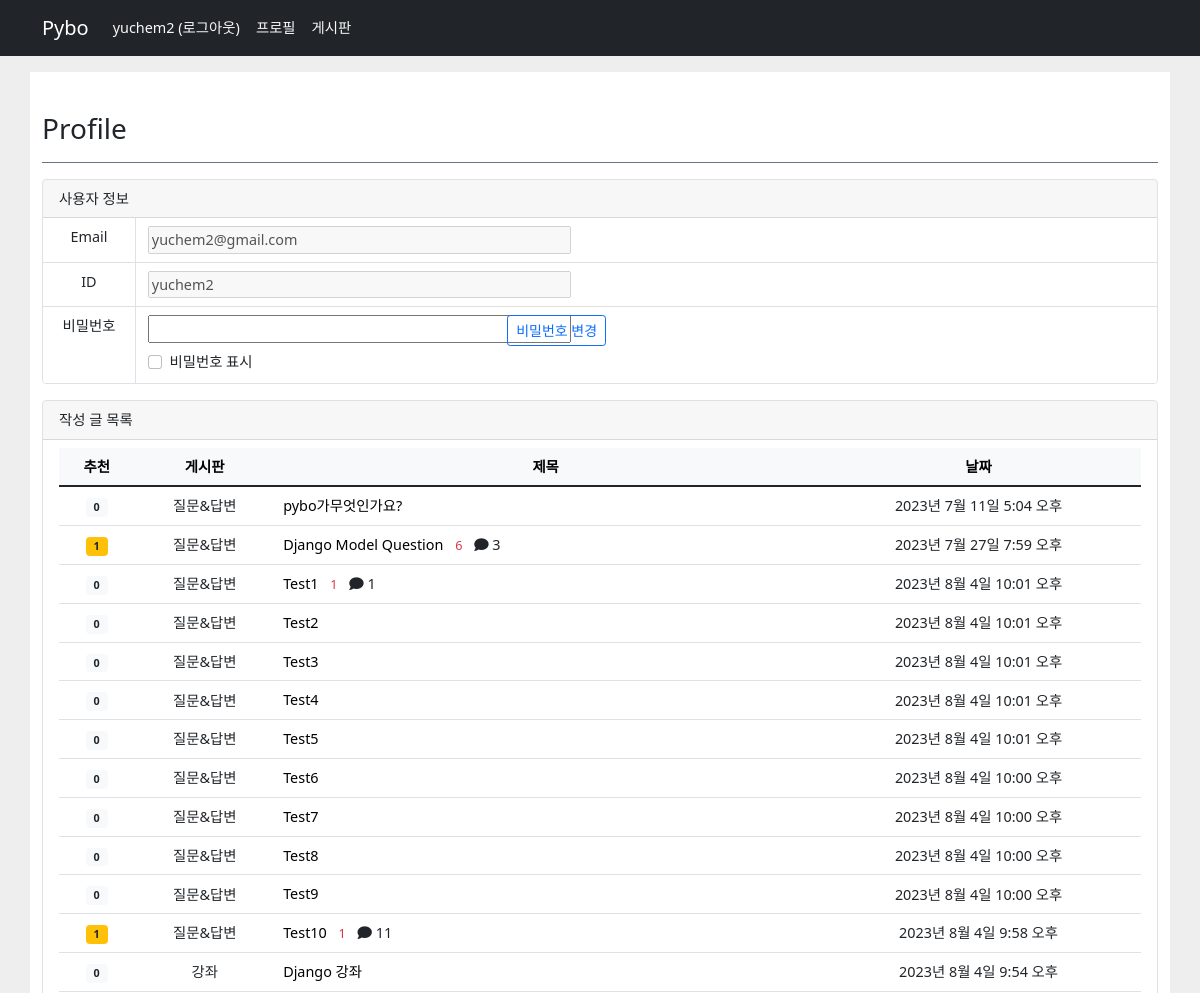
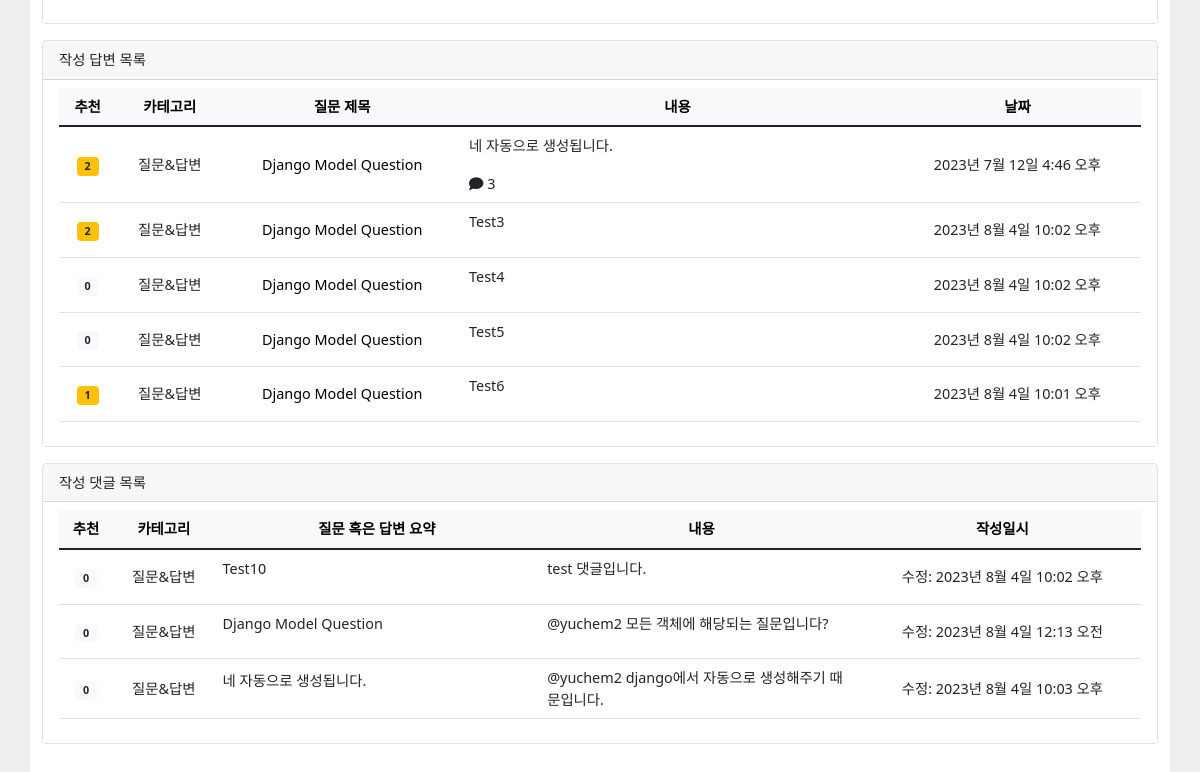
Page /common/profile/2 (signed in) on the committed database (2 pictures, top to bottom).
### pybo/models.py (models this page shows, shortened)
class Question(models.Model):
    author = models.ForeignKey(User, on_delete=models.CASCADE, related_name='author_question')
    category = models.ForeignKey(Category, on_delete=models.CASCADE, related_name='category_question')
    subject = models.CharField(max_length=200)          # 글자 수의 길이가 제한된 텍스트를 이용할 때
    content = models.TextField(null=True, default='')   # 글자 수를 제한할 수 없는 텍스트를 이용할 때
    create_date = models.DateTimeField()                # 생성된 날짜와 시간에 관계된 필드.
    modify_date = models.DateTimeField(null=True, blank=True)               # 수정 날짜
    voter = models.ManyToManyField(User, related_name='voter_question')     # 추천인 추가
    comments = models.ManyToManyField(Comment, related_name='comment_question')
    hits = models.DecimalField(max_digits=7, decimal_places=0, default=0)

class Category(models.Model):
    subject = models.CharField(max_length=200)

class Answer(models.Model):
    author = models.ForeignKey(User, on_delete=models.CASCADE, related_name='author_answer')
    question = models.ForeignKey(Question, on_delete=models.CASCADE)
    content = models.TextField(null=True, default='')
    create_date = models.DateTimeField()
    modify_date = models.DateTimeField(null=True, blank=True)
    voter = models.ManyToManyField(User, related_name='voter_answer')
    comments = models.ManyToManyField(Comment, related_name='comment_answer')

class Comment(models.Model):
    author = models.ForeignKey(User, on_delete=models.CASCADE, related_name='author_comment')
    category = models.ForeignKey(Category, on_delete=models.CASCADE, related_name='category_comment')
    parent_content = models.TextField(null=True, default='')
    content = models.TextField(null=True, default='')
    create_date = models.DateTimeField()
    modify_date = models.DateTimeField(null=True, blank=True)
    voter = models.ManyToManyField(User, related_name='voter_comment')

### common/views.py (the view, shortened to what this page needs)
# urls.py: path('profile/<int:user_id>', views.profile, name='profile'),
@login_required(login_url='common:login')
def profile(request, user_id):
    question_list = Question.objects.filter(author_id=user_id).order_by('create_date')
    answer_list = Answer.objects.filter(author_id=user_id).order_by('create_date')
    comment_list = Comment.objects.filter(author_id=user_id).order_by('create_date')
    context = {'question_list': question_list, 'answer_list': answer_list, 'comment_list': comment_list}
    return render(request, 'common/profile.html', context)

### pybo/templatetags/pybo_filter.py (called while the page is built)
@register.filter
def mark(value):
    extensions = ["nl2br", "fenced_code"]
    return mark_safe(markdown.markdown(value, extensions=extensions))

### templates/common/profile.html (shortened to what this page needs)
{% extends 'base.html' %}
{% load pybo_filter %}
{% block content %}
    <div id="content_box" class="container my-3 py-3">
        <div class="row">
            <div class="m-3 py-2 mx-auto" style="height: auto !important;">
                <h3 class="pb-3 mb-0 border-bottom border-secondary font-weight-bold">Profile</h3>
                <div class="card my-3 border rounded">
                    <div class="card-header">
                        사용자 정보
                    </div>
                    <ul class="list-group list-group-flush">
                        <li class="list-group-item p-0">
                            <div class="row align-items-start m-0 py-0">
                                <div class="col-1 border-end border-1 my-0 p-2" style="text-align:center;">
                                    Email
                                    <div style="height:6px;"></div>
                                </div>
                                <div class="col-6 my-0 py-2">
                                    <input type="text" size="45" value="{{ user.email }}" disabled>
                                </div>
                            </div>
                        </li>
                        <li class="list-group-item p-0">
                            <div class="row align-items-start m-0 py-0">
                                <div class="col-1 border-end border-1 m-0 p-2" style="text-align:center;">
                                    ID
                                    <div style="height:6px;"></div>
                                </div>
                                <div class="col-6 m-0 py-2">
                                    <input type="text" size="45" value="{{ user.username }}" disabled>
                                </div>
                            </div>
                        </li>
                        <li class="list-group-item p-0">
                            <form id="passwordForm" method="post" action="{% url 'common:profile' user.id %}" class="row align-items-start m-0 py-0">
                                <div class="col-1 border-end border-1 m-0 p-2 py-2" style="text-align:center;">
                                    비밀번호
                                    <div style="height:38px;"></div>
                                </div>
                                <div class="col-4 m-0 my-1">
                                    <div class="m-0 py-1">
                                        <input name="password" id="password" type="password" size="45">
                                    </div>
                                    <div class="form-check m-0 my-1">
                                        <input class="form-check-input" type="checkbox" id="showPassword">
                                        <label class="form-check-label" for="showPassword">비밀번호 표시</label>
                                    </div>
                                </div>
                                <div class="col-auto m-0 p-0 my-1 py-1">
                                    <input type="submit" class="btn btn-outline-primary btn-sm" value="비밀번호 변경">
                                </div>
                            </form>
                        </li>
                    </ul>
                </div>
                <div class="card my-3 border rounded">
                    <div class="card-header">
                        작성 글 목록
                    </div>
                    <ul class="list-group list-group-flush">
                        <li class="list-group-item">
                            <table class="table">
                                <thead>
                                    <tr class="text-center table-light">
                                        <th>추천</th>
                                        <th>게시판</th>
                                        <th style="width: 50%">제목</th>
                                        <th>날짜</th>
                                    </tr>
                                </thead>
                                <tbody>
                                {% if question_list %}
                                {% for question in question_list %}
                                    <tr class="text-center">
                                        <td class="align-middle">
                                            {% if question.voter.count > 0 %}
                                            <span class="badge badge-warning px-2 py-1">{{ question.voter.count }}</span>
                                            {% else %}
                                            <span class="badge badge-light px-2 py-1">{{ question.voter.count }}</span>
                                            {% endif %}
                                        </td>
                                        <td class="align-middle">{{ question.category.subject }}</td>
                                        <td class="text-start">
                                            <a class="text-black text-decoration-none" href="{% url 'pybo:detail' question.id %}">{{ question.subject }}</a>
                                            {% if question.answer_set.count  > 0 %}
                                                <span class="text-danger small mx-2">{{ question.answer_set.count }}</span>
                                            {% endif %}
                                            {% if question.comments.count > 0 %}
                                                <i class="fa-solid fa-comment"></i> {{ question.comments.count }}
                                            {% endif %}
                                        </td>
                                        <td class="align-middle">{{ question.modify_date }}</td>
                                    </tr>
                                {% endfor %}
                                {% else %}
                                    <tr>
                                        <td colspan="3" style="text-align: center;">작성한 질문이 없습니다.</td>
                                    </tr>
                                {% endif %}
                                </tbody>
                            </table>
                        </li>
                    </ul>
                </div>
                <div class="card my-3 border rounded">
                    <div class="card-header">
                        작성 답변 목록
                    </div>
                    <ul class="list-group list-group-flush">
                        <li class="list-group-item">
                            <table class="table">
                                <thead>
                                    <tr class="text-center table-light">
                                        <th>추천</th>
                                        <th>카테고리</th>
                                        <th>질문 제목</th>
                                        <th style="width: 40%">내용</th>
                                        <th>날짜</th>
                                    </tr>
                                </thead>
                                <tbody>
                                {% if answer_list %}
                                {% for answer in answer_list %}
                                    <tr class="text-center">
                                        <td class="align-middle">
                                            {% if answer.voter.count > 0 %}
                                            <span class="badge badge-warning px-2 py-1">{{ answer.voter.count }}</span>
                                            {% else %}
                                            <span class="badge badge-light px-2 py-1">{{ answer.voter.count }}</span>
                                            {% endif %}
                                        </td>
                                        <td class="align-middle">{{ answer.question.category.subject }}</td>
                                        <td class="align-middle">
                                            <a class="text-black text-decoration-none" href="{% url 'pybo:detail' answer.question.id %}">{{ answer.question.subject }}</a>
                                        </td>
                                        <td class="text-start">
                                            {{ answer.content|mark }}
                                            {% if answer.comments.count > 0 %}
                                                <i class="fa-solid fa-comment"></i> {{ answer.comments.count }}
                                            {% endif %}
                                        </td>
                                        <td class="align-middle">{{ answer.modify_date }}</td>
                                    </tr>
                                {% endfor %}
                                {% else %}
                                    <tr>
                                        <td colspan="5" style="text-align:center;">작성한 답변이 없습니다.</td>
                                    </tr>
                                {% endif %}
                                </tbody>
                            </table>
                        </li>
                    </ul>
                </div>
                <div class="card my-3 border rounded">
                    <div class="card-header">
                        작성 댓글 목록
                    </div>
                    <ul class="list-group list-group-flush">
                        <li class="list-group-item">
                            <table class="table">
                                <thead>
                                    <tr class="text-center table-light">
                                        <th>추천</th>
                                        <th>카테고리</th>
                                        <th style="width: 30%">질문 혹은 답변 요약</th>
                                        <th style="width: 30%">내용</th>
                                        <th>작성일시</th>
                                    </tr>
                                </thead>
                                <tbody>
                                {% if comment_list %}
                                {% for comment in comment_list %}
                                    <tr class="text-center">
                                        <td class="align-middle">
                                            {% if comment.voter.count > 0 %}
                                            <span class="badge badge-warning px-2 py-1">{{ comment.voter.count }}</span>
                                            {% else %}
                                            <span class="badge badge-light px-2 py-1">{{ comment.voter.count }}</span>
                                            {% endif %}
                                        </td>
                                        <td class="align-middle">
                                            {{ comment.category.subject }}
                                        </td>
                                        <td class="text-start align-middle">
                                            {{ comment.parent_content|mark }}
                                        </td>
                                        <td class="text-start">
                                            {{ comment.content }}
                                        </td>
                                        <td class="align-middle">
                                            {% if comment.modify_date %}
                                                수정: {{ comment.modify_date }}
                                            {% else %}
                                                {{ comment.create_date }}
                                            {% endif %}
                                        </td>
                                    </tr>
                                {% endfor %}
                                {% else %}
                                    <tr>
                                        <td colspan="5" style="text-align:center;">작성한 댓글이 없습니다.</td>
                                    </tr>
                                {% endif %}
                                </tbody>
                            </table>
                        </li>
                    </ul>
                </div>
            </div>
        </div>
    </div>
{% endblock %}

### templates/navbar.html (shortened to what this page needs)
<nav class="navbar navbar-expand-lg navbar-dark bg-dark">
    <div class="container">
        <a class="navbar-brand" href="{% url 'pybo:index' %}">Pybo</a>
        <div class="collapse navbar-collapse" id="navbarSupportedContent" data-bs-theme="dark">
            <ul class="navbar-nav me-auto mb-2 mb-lg-0">
                <li class="nav-item">
                    {% if user.is_authenticated %}
                        <a class="nav-link text-light" href="{% url 'common:logout' %}">{{ user.username }} (로그아웃)</a>
                    {% else %}
                        <a class="nav-link text-light" href="{% url 'common:login' %}">로그인</a>
                    {% endif %}
                </li>
                <li class="nav-item">
                    {% if user.is_authenticated %}
                        <a class="nav-link text-light" href="{% url 'common:profile' user.id %}">프로필</a>
                    {% endif %}
                </li>
                <li class="nav-item">
                    <a class="nav-link text-light" href="{% url 'pybo:index' %}">게시판</a>
                </li>
            </ul>
        </div>
    </div>
</nav>

### static/style.css (style rules this page uses)
html { position: relative; min-height: 100%; }
body { margin-bottom: 80px; background: #eee; font-size: 0.9em; }
#content_box { background: #ffffff; }
.list-group-item { border-top: none !important; }
.card { border: none; border-radius: 0px; background: #fff; }
.badge-warning { color: #212529; background-color: #ffc107; }
.badge-light { color: #212529; background-color: #f8f9fa; }

### rows in the picture
Question: voter.count "0", category.subject "질문&답변", subject "pybo가무엇인가요?", modify_date "2023년 7월 11일 5:04 오후"
Question: voter.count "1", category.subject "질문&답변", subject "Django Model Question", answer_set.count "6", comments.count "3", modify_date "2023년 7월 27일 7:59 오후"
Question: voter.count "0", category.subject "질문&답변", subject "Test1", answer_set.count "1", comments.count "1", modify_date "2023년 8월 4일 10:01 오후"
Question: voter.count "0", category.subject "질문&답변", subject "Test2", modify_date "2023년 8월 4일 10:01 오후"
Question: voter.count "0", category.subject "질문&답변", subject "Test3", modify_date "2023년 8월 4일 10:01 오후"
Question: voter.count "0", category.subject "질문&답변", subject "Test4", modify_date "2023년 8월 4일 10:01 오후"
Question: voter.count "0", category.subject "질문&답변", subject "Test5", modify_date "2023년 8월 4일 10:01 오후"
Question: voter.count "0", category.subject "질문&답변", subject "Test6", modify_date "2023년 8월 4일 10:00 오후"
Question: voter.count "0", category.subject "질문&답변", subject "Test7", modify_date "2023년 8월 4일 10:00 오후"
Question: voter.count "0", category.subject "질문&답변", subject "Test8", modify_date "2023년 8월 4일 10:00 오후"
Question: voter.count "0", category.subject "질문&답변", subject "Test9", modify_date "2023년 8월 4일 10:00 오후"
Question: voter.count "1", category.subject "질문&답변", subject "Test10", answer_set.count "1", comments.count "11", modify_date "2023년 8월 4일 9:58 오후"
Question: voter.count "0", category.subject "강좌", subject "Django 강좌", modify_date "2023년 8월 4일 9:54 오후"
Answer: voter.count "2", question.category.subject "질문&답변", question.subject "Django Model Question", content|mark "네 자동으로 생성됩니다.", comments.count "3", modify_date "2023년 7월 12일 4:46 오후"
Answer: voter.count "2", question.category.subject "질문&답변", question.subject "Django Model Question", content|mark "Test3", modify_date "2023년 8월 4일 10:02 오후"
Answer: voter.count "0", question.category.subject "질문&답변", question.subject "Django Model Question", content|mark "Test4", modify_date "2023년 8월 4일 10:02 오후"
Answer: voter.count "0", question.category.subject "질문&답변", question.subject "Django Model Question", content|mark "Test5", modify_date "2023년 8월 4일 10:02 오후"
Answer: voter.count "1", question.category.subject "질문&답변", question.subject "Django Model Question", content|mark "Test6", modify_date "2023년 8월 4일 10:01 오후"
Comment: voter.count "0", category.subject "질문&답변", parent_content|mark "Test10", content "test 댓글입니다.", modify_date "2023년 8월 4일 10:02 오후"
Comment: voter.count "0", category.subject "질문&답변", parent_content|mark "Django Model Question", content "@yuchem2 모든 객체에 해당되는 질문입니다?", modify_date "2023년 8월 4일 12:13 오전"
Comment: voter.count "0", category.subject "질문&답변", parent_content|mark "네 자동으로 생성됩니다.", content "@yuchem2 django에서 자동으로 생성해주기 때문입니다.", modify_date "2023년 8월 4일 10:03 오후"

### other values in the picture
{{ user.username }} "yuchem2"
